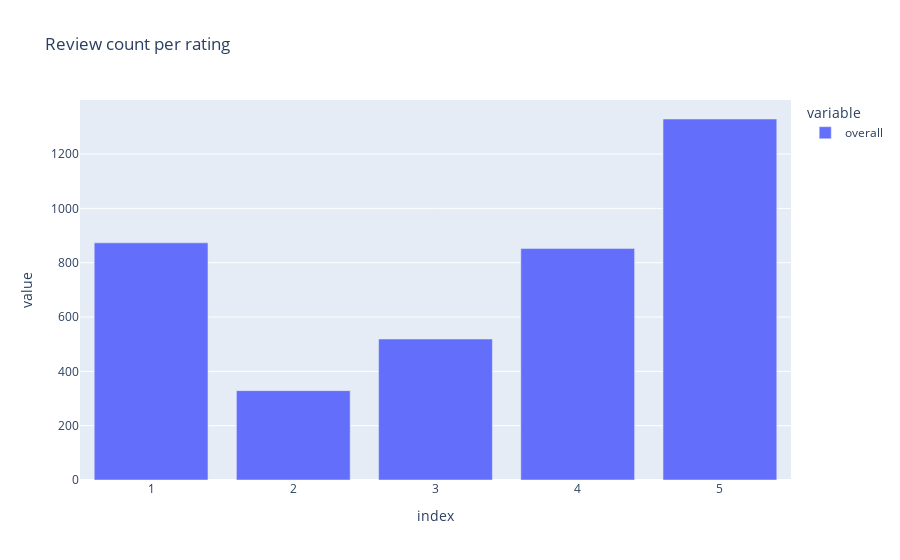

The notebook cell saved with this chart:
### Markdown cell above
Plotting pie chart and bar chart for overall score distribution. The 'overall' column has 5 labels: 1.0, 2.0, 3.0, 4.0, 5.0 where 1.0 is very bad, 3.0 is neutral and 5.0 is very good.

### Code cell
scores = df["overall"].value_counts()
index = scores.index.to_numpy()
scores = scores.to_numpy()
plt.pie(scores, labels=index, autopct='%1.1f%%')
plt.title("Review distribution per rating")
plt.show()
df['overall'].value_counts().plot(kind='bar',title="Review count per rating")

### Figure 1 — Plotly figure (JSON) as saved in the notebook; plotly's stock layout.template omitted (floating-point values rounded to 4 significant figures)
{"data": [{"alignmentgroup": "True", "hovertemplate": "variable=overall<br>index=%{x}<br>value=%{y}<extra></extra>", "legendgroup": "overall", "marker": {"color": "#636efa", "pattern": {"shape": ""}}, "name": "overall", "offsetgroup": "overall", "orientation": "v", "showlegend": true, "textposition": "auto", "type": "bar", "x": [5, 1, 4, 3, 2], "xaxis": "x", "y": [1329, 873, 852, 519, 329], "yaxis": "y"}], "layout": {"barmode": "relative", "legend": {"title": {"text": "variable"}, "tracegroupgap": 0}, "title": {"text": "Review count per rating"}, "xaxis": {"anchor": "y", "domain": [0, 1], "title": {"text": "index"}}, "yaxis": {"anchor": "x", "domain": [0, 1], "title": {"text": "value"}}}}
